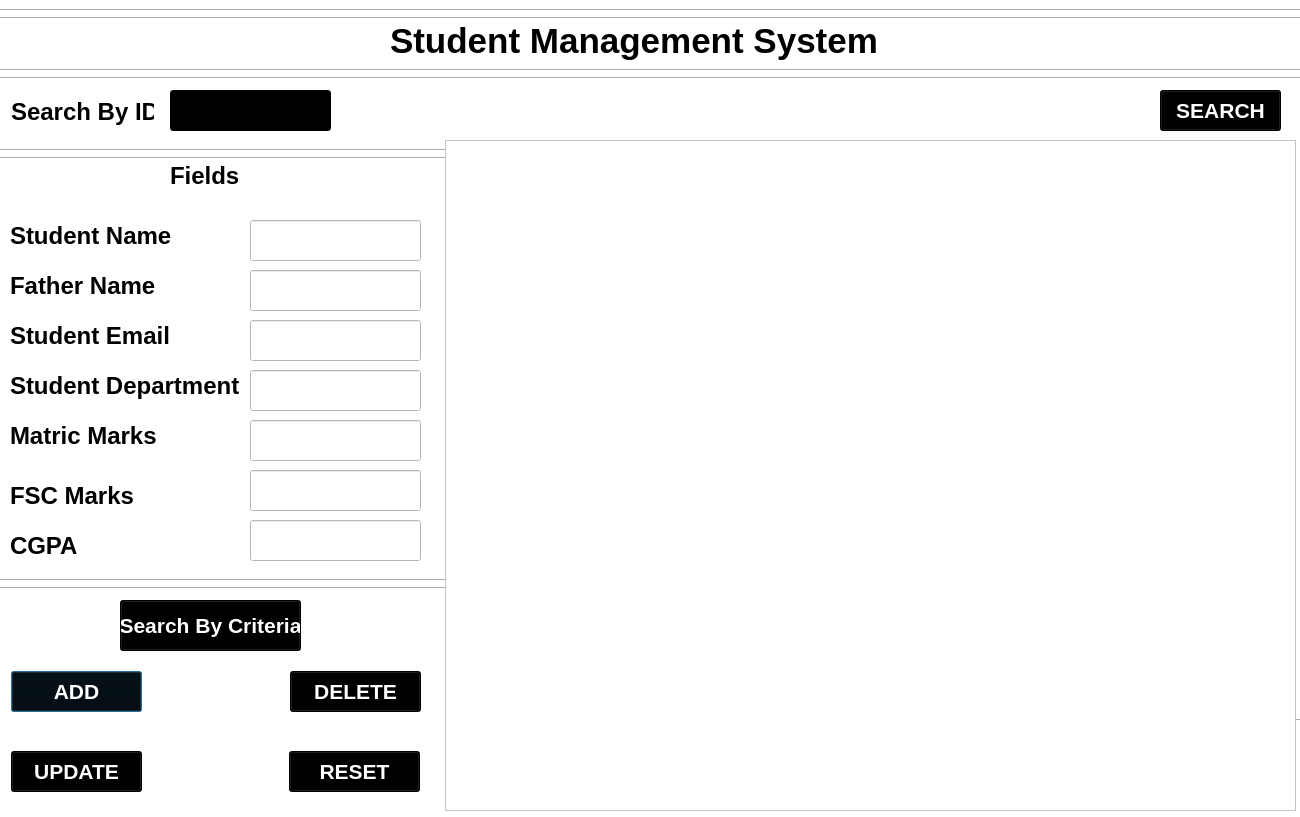
<?xml version="1.0" encoding="UTF-8"?>
<ui version="4.0">
 <class>finalteacherscreen</class>
 <widget class="QDialog" name="finalteacherscreen">
  <property name="geometry">
   <rect>
    <x>0</x>
    <y>0</y>
    <width>1300</width>
    <height>817</height>
   </rect>
  </property>
  <property name="windowTitle">
   <string>Dialog</string>
  </property>
  <property name="styleSheet">
   <string notr="true">
background-color: rgb(255,255, 255);</string>
  </property>
  <widget class="QLabel" name="label">
   <property name="geometry">
    <rect>
     <x>390</x>
     <y>20</y>
     <width>521</width>
     <height>41</height>
    </rect>
   </property>
   <property name="font">
    <font>
     <pointsize>26</pointsize>
     <bold>true</bold>
    </font>
   </property>
   <property name="text">
    <string>Student Management System</string>
   </property>
  </widget>
  <widget class="QLabel" name="label_2">
   <property name="geometry">
    <rect>
     <x>11</x>
     <y>91</y>
     <width>143</width>
     <height>41</height>
    </rect>
   </property>
   <property name="font">
    <font>
     <pointsize>18</pointsize>
     <bold>true</bold>
    </font>
   </property>
   <property name="text">
    <string>Search By ID</string>
   </property>
  </widget>
  <widget class="QLineEdit" name="id">
   <property name="geometry">
    <rect>
     <x>170</x>
     <y>90</y>
     <width>161</width>
     <height>41</height>
    </rect>
   </property>
   <property name="styleSheet">
    <string notr="true">background-color: rgb(0, 0, 0);
color: rgb(255,255, 255);
</string>
   </property>
  </widget>
  <widget class="QLabel" name="label_3">
   <property name="geometry">
    <rect>
     <x>170</x>
     <y>160</y>
     <width>101</width>
     <height>31</height>
    </rect>
   </property>
   <property name="font">
    <font>
     <pointsize>18</pointsize>
     <bold>true</bold>
    </font>
   </property>
   <property name="text">
    <string>Fields</string>
   </property>
  </widget>
  <widget class="QLabel" name="label_4">
   <property name="geometry">
    <rect>
     <x>10</x>
     <y>220</y>
     <width>181</width>
     <height>31</height>
    </rect>
   </property>
   <property name="font">
    <font>
     <pointsize>18</pointsize>
     <bold>true</bold>
    </font>
   </property>
   <property name="text">
    <string>Student Name</string>
   </property>
  </widget>
  <widget class="QLabel" name="label_5">
   <property name="geometry">
    <rect>
     <x>10</x>
     <y>270</y>
     <width>181</width>
     <height>31</height>
    </rect>
   </property>
   <property name="font">
    <font>
     <pointsize>18</pointsize>
     <bold>true</bold>
    </font>
   </property>
   <property name="text">
    <string>Father Name</string>
   </property>
  </widget>
  <widget class="QLabel" name="label_6">
   <property name="geometry">
    <rect>
     <x>10</x>
     <y>320</y>
     <width>181</width>
     <height>31</height>
    </rect>
   </property>
   <property name="font">
    <font>
     <pointsize>18</pointsize>
     <bold>true</bold>
    </font>
   </property>
   <property name="text">
    <string>Student Email</string>
   </property>
  </widget>
  <widget class="QLabel" name="label_7">
   <property name="geometry">
    <rect>
     <x>10</x>
     <y>370</y>
     <width>241</width>
     <height>31</height>
    </rect>
   </property>
   <property name="font">
    <font>
     <pointsize>18</pointsize>
     <bold>true</bold>
    </font>
   </property>
   <property name="text">
    <string>Student Department</string>
   </property>
  </widget>
  <widget class="QLabel" name="label_8">
   <property name="geometry">
    <rect>
     <x>10</x>
     <y>420</y>
     <width>241</width>
     <height>31</height>
    </rect>
   </property>
   <property name="font">
    <font>
     <pointsize>18</pointsize>
     <bold>true</bold>
    </font>
   </property>
   <property name="text">
    <string>Matric Marks</string>
   </property>
  </widget>
  <widget class="QLabel" name="label_9">
   <property name="geometry">
    <rect>
     <x>10</x>
     <y>480</y>
     <width>241</width>
     <height>31</height>
    </rect>
   </property>
   <property name="font">
    <font>
     <pointsize>18</pointsize>
     <bold>true</bold>
    </font>
   </property>
   <property name="text">
    <string>FSC Marks</string>
   </property>
  </widget>
  <widget class="QLabel" name="label_10">
   <property name="geometry">
    <rect>
     <x>10</x>
     <y>530</y>
     <width>241</width>
     <height>31</height>
    </rect>
   </property>
   <property name="font">
    <font>
     <pointsize>18</pointsize>
     <bold>true</bold>
    </font>
   </property>
   <property name="text">
    <string>CGPA</string>
   </property>
  </widget>
  <widget class="QLineEdit" name="stdname">
   <property name="geometry">
    <rect>
     <x>250</x>
     <y>220</y>
     <width>171</width>
     <height>41</height>
    </rect>
   </property>
  </widget>
  <widget class="QLineEdit" name="fthrname">
   <property name="geometry">
    <rect>
     <x>250</x>
     <y>270</y>
     <width>171</width>
     <height>41</height>
    </rect>
   </property>
  </widget>
  <widget class="QLineEdit" name="stdmail">
   <property name="geometry">
    <rect>
     <x>250</x>
     <y>320</y>
     <width>171</width>
     <height>41</height>
    </rect>
   </property>
  </widget>
  <widget class="QLineEdit" name="stddpt">
   <property name="geometry">
    <rect>
     <x>250</x>
     <y>370</y>
     <width>171</width>
     <height>41</height>
    </rect>
   </property>
  </widget>
  <widget class="QLineEdit" name="matricmarks">
   <property name="geometry">
    <rect>
     <x>250</x>
     <y>420</y>
     <width>171</width>
     <height>41</height>
    </rect>
   </property>
  </widget>
  <widget class="QLineEdit" name="fscmarks">
   <property name="geometry">
    <rect>
     <x>250</x>
     <y>470</y>
     <width>171</width>
     <height>41</height>
    </rect>
   </property>
  </widget>
  <widget class="QLineEdit" name="cgpa">
   <property name="geometry">
    <rect>
     <x>250</x>
     <y>520</y>
     <width>171</width>
     <height>41</height>
    </rect>
   </property>
  </widget>
  <widget class="QPushButton" name="addbtn">
   <property name="geometry">
    <rect>
     <x>11</x>
     <y>671</y>
     <width>131</width>
     <height>41</height>
    </rect>
   </property>
   <property name="font">
    <font>
     <pointsize>16</pointsize>
     <bold>true</bold>
    </font>
   </property>
   <property name="styleSheet">
    <string notr="true">background-color: rgb(0, 0, 0);
color: rgb(255,255, 255);
</string>
   </property>
   <property name="text">
    <string>ADD</string>
   </property>
  </widget>
  <widget class="QPushButton" name="deletebtn">
   <property name="geometry">
    <rect>
     <x>290</x>
     <y>671</y>
     <width>131</width>
     <height>41</height>
    </rect>
   </property>
   <property name="font">
    <font>
     <pointsize>16</pointsize>
     <bold>true</bold>
    </font>
   </property>
   <property name="styleSheet">
    <string notr="true">background-color: rgb(0, 0, 0);
color: rgb(255,255, 255);
</string>
   </property>
   <property name="text">
    <string>DELETE</string>
   </property>
  </widget>
  <widget class="QPushButton" name="resetbtn">
   <property name="geometry">
    <rect>
     <x>289</x>
     <y>751</y>
     <width>131</width>
     <height>41</height>
    </rect>
   </property>
   <property name="font">
    <font>
     <pointsize>16</pointsize>
     <bold>true</bold>
    </font>
   </property>
   <property name="styleSheet">
    <string notr="true">background-color: rgb(0, 0, 0);
color: rgb(255,255, 255);
</string>
   </property>
   <property name="text">
    <string>RESET</string>
   </property>
  </widget>
  <widget class="QPushButton" name="updatebtn">
   <property name="geometry">
    <rect>
     <x>11</x>
     <y>751</y>
     <width>131</width>
     <height>41</height>
    </rect>
   </property>
   <property name="font">
    <font>
     <pointsize>16</pointsize>
     <bold>true</bold>
    </font>
   </property>
   <property name="styleSheet">
    <string notr="true">background-color: rgb(0, 0, 0);
color: rgb(255,255, 255);
</string>
   </property>
   <property name="text">
    <string>UPDATE</string>
   </property>
  </widget>
  <widget class="QPushButton" name="searchbtn">
   <property name="geometry">
    <rect>
     <x>1160</x>
     <y>90</y>
     <width>121</width>
     <height>41</height>
    </rect>
   </property>
   <property name="font">
    <font>
     <pointsize>16</pointsize>
     <bold>true</bold>
    </font>
   </property>
   <property name="styleSheet">
    <string notr="true">background-color: rgb(0, 0, 0);
color: rgb(255,255, 255);
</string>
   </property>
   <property name="text">
    <string>SEARCH</string>
   </property>
  </widget>
  <widget class="QTableWidget" name="tableWidget">
   <property name="geometry">
    <rect>
     <x>445</x>
     <y>140</y>
     <width>851</width>
     <height>671</height>
    </rect>
   </property>
  </widget>
  <widget class="QPushButton" name="searchcrtrbtn">
   <property name="geometry">
    <rect>
     <x>120</x>
     <y>600</y>
     <width>181</width>
     <height>51</height>
    </rect>
   </property>
   <property name="font">
    <font>
     <pointsize>16</pointsize>
     <bold>true</bold>
    </font>
   </property>
   <property name="styleSheet">
    <string notr="true">background-color: rgb(0, 0, 0);
color: rgb(255,255, 255);
</string>
   </property>
   <property name="text">
    <string>Search By Criteria</string>
   </property>
  </widget>
  <widget class="Line" name="line">
   <property name="geometry">
    <rect>
     <x>0</x>
     <y>60</y>
     <width>1301</width>
     <height>20</height>
    </rect>
   </property>
   <property name="styleSheet">
    <string notr="true">color: rgb(0, 0, 0);</string>
   </property>
   <property name="orientation">
    <enum>Qt::Horizontal</enum>
   </property>
  </widget>
  <widget class="Line" name="line_2">
   <property name="geometry">
    <rect>
     <x>0</x>
     <y>70</y>
     <width>1301</width>
     <height>16</height>
    </rect>
   </property>
   <property name="styleSheet">
    <string notr="true">color: rgb(0, 0, 0);</string>
   </property>
   <property name="orientation">
    <enum>Qt::Horizontal</enum>
   </property>
  </widget>
  <widget class="Line" name="line_5">
   <property name="geometry">
    <rect>
     <x>0</x>
     <y>140</y>
     <width>461</width>
     <height>20</height>
    </rect>
   </property>
   <property name="styleSheet">
    <string notr="true">color: rgb(0, 0, 0);</string>
   </property>
   <property name="orientation">
    <enum>Qt::Horizontal</enum>
   </property>
  </widget>
  <widget class="Line" name="line_3">
   <property name="geometry">
    <rect>
     <x>0</x>
     <y>0</y>
     <width>1301</width>
     <height>21</height>
    </rect>
   </property>
   <property name="styleSheet">
    <string notr="true">color: rgb(0, 0, 0);</string>
   </property>
   <property name="orientation">
    <enum>Qt::Horizontal</enum>
   </property>
  </widget>
  <widget class="Line" name="line_4">
   <property name="geometry">
    <rect>
     <x>0</x>
     <y>10</y>
     <width>1301</width>
     <height>16</height>
    </rect>
   </property>
   <property name="styleSheet">
    <string notr="true">color: rgb(0, 0, 0);</string>
   </property>
   <property name="orientation">
    <enum>Qt::Horizontal</enum>
   </property>
  </widget>
  <widget class="Line" name="line_7">
   <property name="geometry">
    <rect>
     <x>840</x>
     <y>710</y>
     <width>461</width>
     <height>20</height>
    </rect>
   </property>
   <property name="orientation">
    <enum>Qt::Horizontal</enum>
   </property>
  </widget>
  <widget class="Line" name="line_8">
   <property name="geometry">
    <rect>
     <x>0</x>
     <y>150</y>
     <width>461</width>
     <height>16</height>
    </rect>
   </property>
   <property name="styleSheet">
    <string notr="true">color: rgb(0, 0, 0);</string>
   </property>
   <property name="orientation">
    <enum>Qt::Horizontal</enum>
   </property>
  </widget>
  <widget class="Line" name="line_9">
   <property name="geometry">
    <rect>
     <x>0</x>
     <y>570</y>
     <width>461</width>
     <height>21</height>
    </rect>
   </property>
   <property name="styleSheet">
    <string notr="true">color: rgb(0, 0, 0);</string>
   </property>
   <property name="orientation">
    <enum>Qt::Horizontal</enum>
   </property>
  </widget>
  <widget class="Line" name="line_10">
   <property name="geometry">
    <rect>
     <x>0</x>
     <y>580</y>
     <width>461</width>
     <height>16</height>
    </rect>
   </property>
   <property name="styleSheet">
    <string notr="true">color: rgb(0, 0, 0);</string>
   </property>
   <property name="orientation">
    <enum>Qt::Horizontal</enum>
   </property>
  </widget>
  <zorder>label_2</zorder>
  <zorder>id</zorder>
  <zorder>label_3</zorder>
  <zorder>label_4</zorder>
  <zorder>label_5</zorder>
  <zorder>label_6</zorder>
  <zorder>label_7</zorder>
  <zorder>label_8</zorder>
  <zorder>label_9</zorder>
  <zorder>label_10</zorder>
  <zorder>stdname</zorder>
  <zorder>fthrname</zorder>
  <zorder>stdmail</zorder>
  <zorder>stddpt</zorder>
  <zorder>matricmarks</zorder>
  <zorder>fscmarks</zorder>
  <zorder>cgpa</zorder>
  <zorder>addbtn</zorder>
  <zorder>deletebtn</zorder>
  <zorder>resetbtn</zorder>
  <zorder>updatebtn</zorder>
  <zorder>searchbtn</zorder>
  <zorder>searchcrtrbtn</zorder>
  <zorder>line</zorder>
  <zorder>line_2</zorder>
  <zorder>line_5</zorder>
  <zorder>label</zorder>
  <zorder>line_3</zorder>
  <zorder>line_4</zorder>
  <zorder>line_7</zorder>
  <zorder>line_8</zorder>
  <zorder>line_9</zorder>
  <zorder>line_10</zorder>
  <zorder>tableWidget</zorder>
 </widget>
 <resources/>
 <connections/>
</ui>
